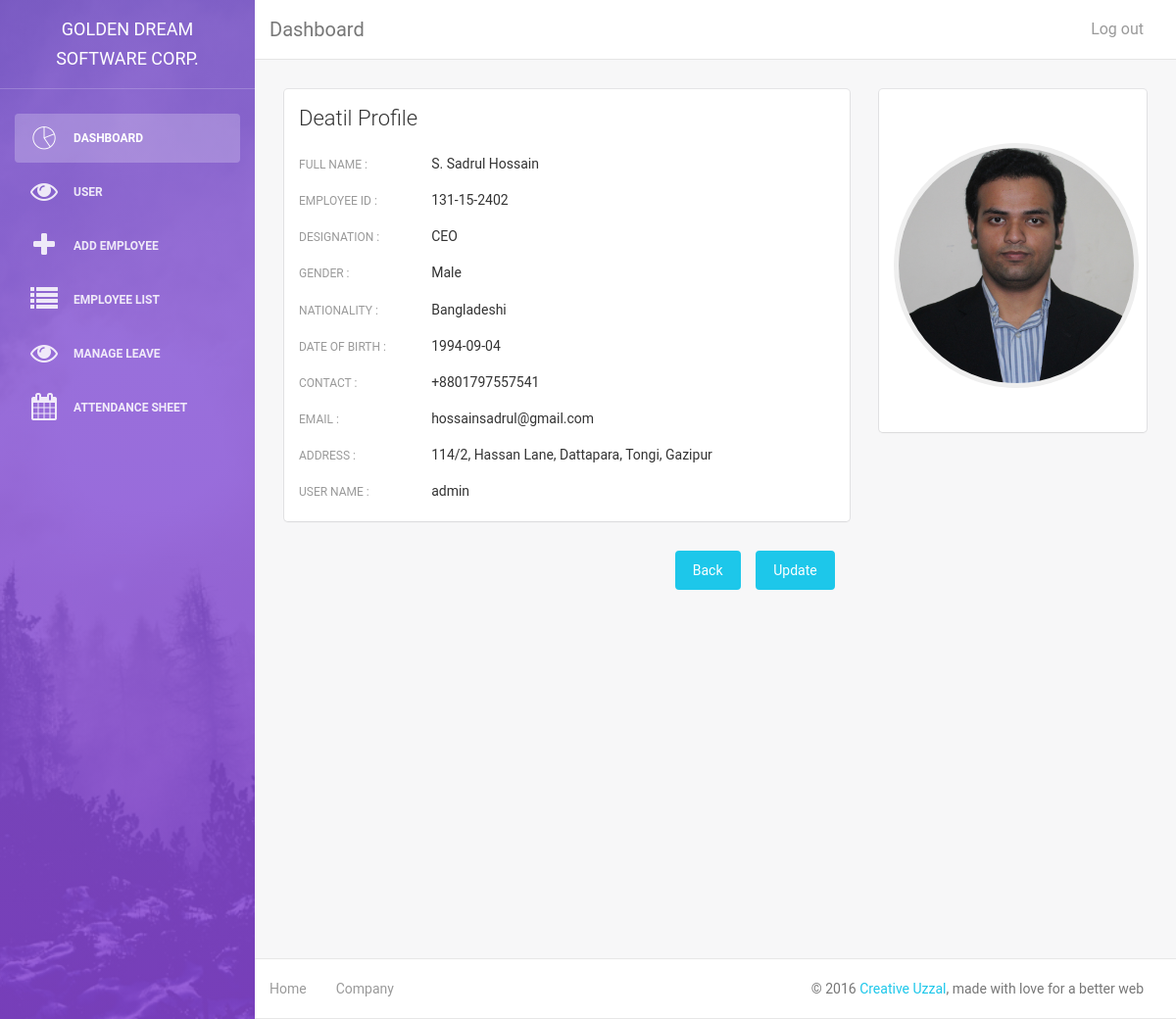
The page /admin/detail_employee.php?ids=131-15-2402 (signed in) on the database its author committed.
### tables this page shows
CREATE TABLE IF NOT EXISTS `emp_tbl` (
  `emp_id` varchar(20) NOT NULL,
  `fullname` text NOT NULL,
  `designation` text NOT NULL,
  `username` varchar(20) NOT NULL,
  `password` varchar(20) NOT NULL,
  `gender` int(3) NOT NULL,
  `dob` date NOT NULL,
  `nationality` text NOT NULL,
  `contact` varchar(20) NOT NULL,
  `email` varchar(50) NOT NULL,
  `address` text NOT NULL,
  `photo` text NOT NULL
);

### admin/detail_employee.php (the view, shortened to what this page needs)
<?php include('header.php'); ?>
<?php
	$emp_id = $_GET['ids'];
	if(isset($_GET['ids']))
	{
		$sql = mysql_query("SELECT * FROM emp_tbl WHERE emp_id = '{$emp_id}'");
					while($row = mysql_fetch_object($sql))
						{
							$gender = $row->gender;
							if($gender == '0')
								{
									$gender = "Male";
								}
							else
								{
									$gender = "Female";
						        }
							$fullname       = $row->fullname;
							$username       = $row->username;
							$designation    = $row->designation;
							$emp_id         = $row->emp_id;
							$nationality    = $row->nationality;
							$dob            = $row->dob;
							$contact        = $row->contact;
							$email          = $row->email;
							$address        = $row->address;
							$photo          = $row->photo;
						}
	}
?>
        <div class="content">
            <div class="container-fluid">
                <div class="row">
                    <div class="col-md-8">
                        <div class="card">
                            <div class="header">
                                <h4 class="title">Deatil Profile</h4>
                            </div>
                            <div class="content">
                                <form>
                                	<div class="row">
										<div class="col-md-3 col-sm-3"><label>Full Name :</label></div><div class="col-md-9 col-sm-9"><span><?php echo $fullname; ?></span></div>
									</div>
									<div class="row">
										<div class="col-md-3 col-sm-3"><label>Employee Id :</label></div><div class="col-md-9 col-sm-9"><span><?php echo $emp_id; ?></span></div>
									</div>
									<div class="row">
										<div class="col-md-3 col-sm-3"><label>Designation :</label></div><div class="col-md-9 col-sm-9"><span><?php echo $designation; ?></span></div>
									</div>
									<div class="row">
										<div class="col-md-3 col-sm-3"><label>gender :</label></div><div class="col-md-9 col-sm-9"><span><?php echo $gender; ?></span></div>
									</div>
									<div class="row">
										<div class="col-md-3 col-sm-3"><label>Nationality :</label></div><div class="col-md-9 col-sm-9"><span><?php echo $nationality; ?></span></div>
									</div>
                                	<div class="row">
										<div class="col-md-3 col-sm-3"><label>Date of Birth :</label></div><div class="col-md-9 col-sm-9"><span><?php echo $dob; ?></span></div>
									</div>
									<div class="row">
										<div class="col-md-3 col-sm-3"><label>Contact :</label></div><div class="col-md-9 col-sm-9"><span><?php echo $contact; ?></span></div>
									</div>
									<div class="row">
										<div class="col-md-3 col-sm-3"><label>Email :</label></div><div class="col-md-9 col-sm-9"><span><?php echo $email; ?></span></div>
									</div>
									<div class="row">
										<div class="col-md-3 col-sm-3"><label>Address :</label></div><div class="col-md-9 col-sm-9"><span><?php echo $address; ?></span></div>
									</div>
									<div class="row">
										<div class="col-md-3 col-sm-3"><label>User Name :</label></div><div class="col-md-9 col-sm-9"><span><?php echo $username; ?></span></div>
									</div>
                                </form>
                            </div>
                        </div>
                    </div>
                    <div class="col-md-4">
                        <div class="card card-user">
                            <div class="image">
                            </div>
                            <div class="content">
                                <div class="author">
                                     <a href="#">
                                    <img class="avatar border-gray" src="<?php echo '../upload/'.$photo; ?>" style="width:250px; height:250px;"  alt="..."/>
                                    </a>
                                </div>
                            </div>
                        </div>
                    </div>
                </div>
				<div class="row">
					<div class="col-md-8">
						<div class="col-md-10">
							<a href="show_employee.php"><button class="btn btn-info btn-fill pull-right">Back</button></a>
						</div>
						<div class="col-md-2">
							<a href="detail_employee.php?ids=$row->emp_id"><button class="btn btn-info btn-fill pull-right">Update</button></a>
						</div>
					</div>
				</div>
            </div>
        </div>
        <footer class="footer">
            <div class="container-fluid">
                <nav class="pull-left">
                    <ul>
                        <li>
                            <a href="#">
                                Home
                            </a>
                        </li>
                        <li>
                            <a href="#">
                                Company
                            </a>
                        </li>
                    </ul>
                </nav>
                <p class="copyright pull-right">
                    &copy; 2016 <a href="">Creative Uzzal</a>, made with love for a better web
                </p>
            </div>
        </footer>
<?php include('footer.php');?>

### rows shown on the page
emp_tbl: fullname "S. Sadrul Hossain", emp_id "131-15-2402", designation "CEO", gender "Male", nationality "Bangladeshi", dob "1994-09-04", contact "+8801797557541", email "hossainsadrul@gmail.com", address "114/2, Hassan Lane, Dattapara, Tongi, Gazipur", username "admin", photo (picture)
